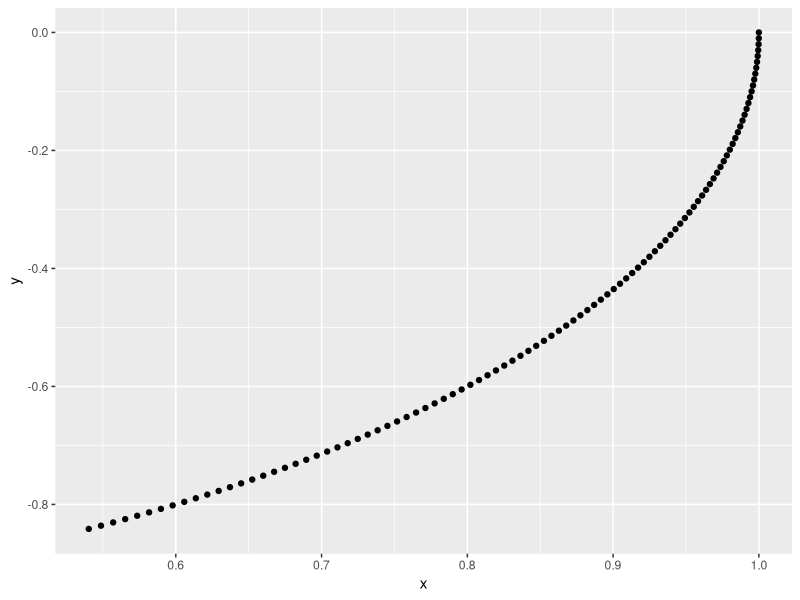

This figure's R source:
library(deSolve)
library(tidyverse)
library(ggplot2)

# Run a little ODE
a = 0.0
b = 1.0

func = function(t, state, p) {
  list(c(p[[1]] * state[["x"]] + p[[2]] * state[["y"]], -p[[2]] * state[["x"]]))
}

h = 0.01
times = seq(0, 1, by = h)
stimes = seq(0, 1, by = 10 * h)
y0 = c(x = 1.0, y = 0.0)
fout = as_tibble(ode(y = y0, times = times, func = func, parms = c(a, b))[,])

fout %>% print.data.frame()

fout %>% ggplot(aes(x, y)) +
  geom_point()

# Do finite difference on the parameter
value = function(b) {
  y0 = c(x = 1.0, y = 0.0)
  sum(ode(y = y0, times = stimes, func = func, parms = c(a, b))[2:length(stimes),"x"])
}

print(paste("value:", value(b), ", deriv:", (value(b + .00001) - value(b)) / 0.00001))
